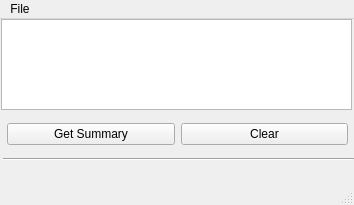
<?xml version="1.0" encoding="UTF-8"?>
<ui version="4.0">
 <class>MainWindow</class>
 <widget class="QMainWindow" name="MainWindow">
  <property name="geometry">
   <rect>
    <x>0</x>
    <y>0</y>
    <width>354</width>
    <height>205</height>
   </rect>
  </property>
  <property name="sizePolicy">
   <sizepolicy hsizetype="Fixed" vsizetype="Fixed">
    <horstretch>0</horstretch>
    <verstretch>0</verstretch>
   </sizepolicy>
  </property>
  <property name="minimumSize">
   <size>
    <width>354</width>
    <height>205</height>
   </size>
  </property>
  <property name="maximumSize">
   <size>
    <width>354</width>
    <height>205</height>
   </size>
  </property>
  <property name="windowTitle">
   <string>Test Summary with Optimal+</string>
  </property>
  <widget class="QWidget" name="centralwidget">
   <widget class="QListWidget" name="listWidget">
    <property name="geometry">
     <rect>
      <x>1</x>
      <y>0</y>
      <width>351</width>
      <height>91</height>
     </rect>
    </property>
    <property name="selectionMode">
     <enum>QAbstractItemView::MultiSelection</enum>
    </property>
   </widget>
   <widget class="QWidget" name="horizontalLayoutWidget">
    <property name="geometry">
     <rect>
      <x>7</x>
      <y>100</y>
      <width>341</width>
      <height>31</height>
     </rect>
    </property>
    <layout class="QHBoxLayout" name="horizontalLayout">
     <item>
      <widget class="QPushButton" name="pushButton_2">
       <property name="text">
        <string>Get Summary</string>
       </property>
      </widget>
     </item>
     <item>
      <widget class="QPushButton" name="pushButton_1">
       <property name="text">
        <string>Clear</string>
       </property>
      </widget>
     </item>
    </layout>
   </widget>
   <widget class="Line" name="line">
    <property name="geometry">
     <rect>
      <x>3</x>
      <y>130</y>
      <width>351</width>
      <height>21</height>
     </rect>
    </property>
    <property name="orientation">
     <enum>Qt::Horizontal</enum>
    </property>
   </widget>
   <widget class="QLabel" name="label">
    <property name="geometry">
     <rect>
      <x>0</x>
      <y>142</y>
      <width>331</width>
      <height>31</height>
     </rect>
    </property>
    <property name="text">
     <string/>
    </property>
    <property name="alignment">
     <set>Qt::AlignRight|Qt::AlignTrailing|Qt::AlignVCenter</set>
    </property>
   </widget>
  </widget>
  <widget class="QMenuBar" name="menubar">
   <property name="geometry">
    <rect>
     <x>0</x>
     <y>0</y>
     <width>354</width>
     <height>21</height>
    </rect>
   </property>
   <widget class="QMenu" name="menuFile">
    <property name="title">
     <string>File</string>
    </property>
    <addaction name="actionOpen_File"/>
    <addaction name="separator"/>
    <addaction name="actionExit"/>
   </widget>
   <addaction name="menuFile"/>
  </widget>
  <widget class="QStatusBar" name="statusbar"/>
  <action name="actionOpen_File">
   <property name="text">
    <string>Open File</string>
   </property>
  </action>
  <action name="actionExit">
   <property name="text">
    <string>Exit</string>
   </property>
  </action>
 </widget>
 <resources/>
 <connections>
  <connection>
   <sender>actionOpen_File</sender>
   <signal>triggered()</signal>
   <receiver>MainWindow</receiver>
   <slot>open_file()</slot>
   <hints>
    <hint type="sourcelabel">
     <x>-1</x>
     <y>-1</y>
    </hint>
    <hint type="destinationlabel">
     <x>231</x>
     <y>83</y>
    </hint>
   </hints>
  </connection>
  <connection>
   <sender>actionExit</sender>
   <signal>triggered()</signal>
   <receiver>MainWindow</receiver>
   <slot>exit()</slot>
   <hints>
    <hint type="sourcelabel">
     <x>-1</x>
     <y>-1</y>
    </hint>
    <hint type="destinationlabel">
     <x>175</x>
     <y>91</y>
    </hint>
   </hints>
  </connection>
  <connection>
   <sender>pushButton_2</sender>
   <signal>clicked()</signal>
   <receiver>MainWindow</receiver>
   <slot>get_summary()</slot>
   <hints>
    <hint type="sourcelabel">
     <x>61</x>
     <y>133</y>
    </hint>
    <hint type="destinationlabel">
     <x>85</x>
     <y>155</y>
    </hint>
   </hints>
  </connection>
  <connection>
   <sender>pushButton_1</sender>
   <signal>clicked()</signal>
   <receiver>MainWindow</receiver>
   <slot>clear()</slot>
   <hints>
    <hint type="sourcelabel">
     <x>276</x>
     <y>142</y>
    </hint>
    <hint type="destinationlabel">
     <x>313</x>
     <y>160</y>
    </hint>
   </hints>
  </connection>
 </connections>
 <slots>
  <slot>open_file()</slot>
  <slot>get_summary()</slot>
  <slot>clear()</slot>
  <slot>exit()</slot>
 </slots>
</ui>
